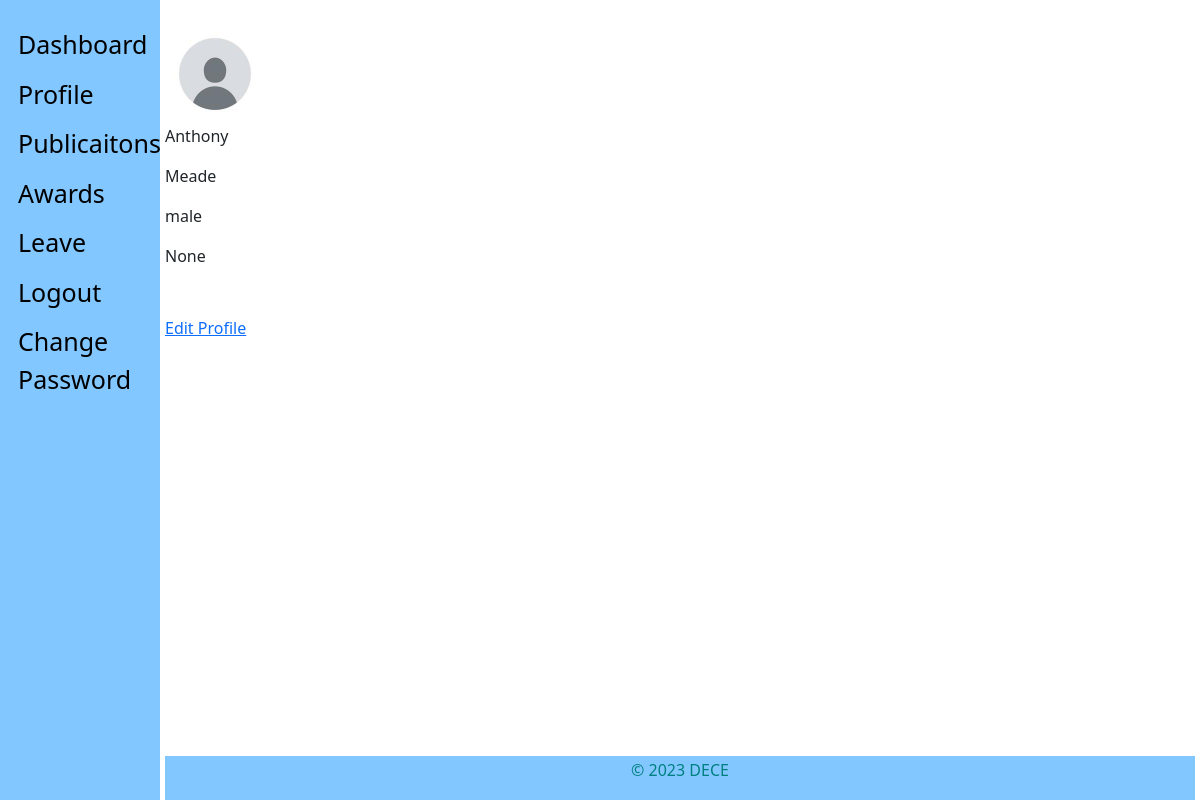
The page /staff_view/profile/ (signed in) on the database as committed earlier.
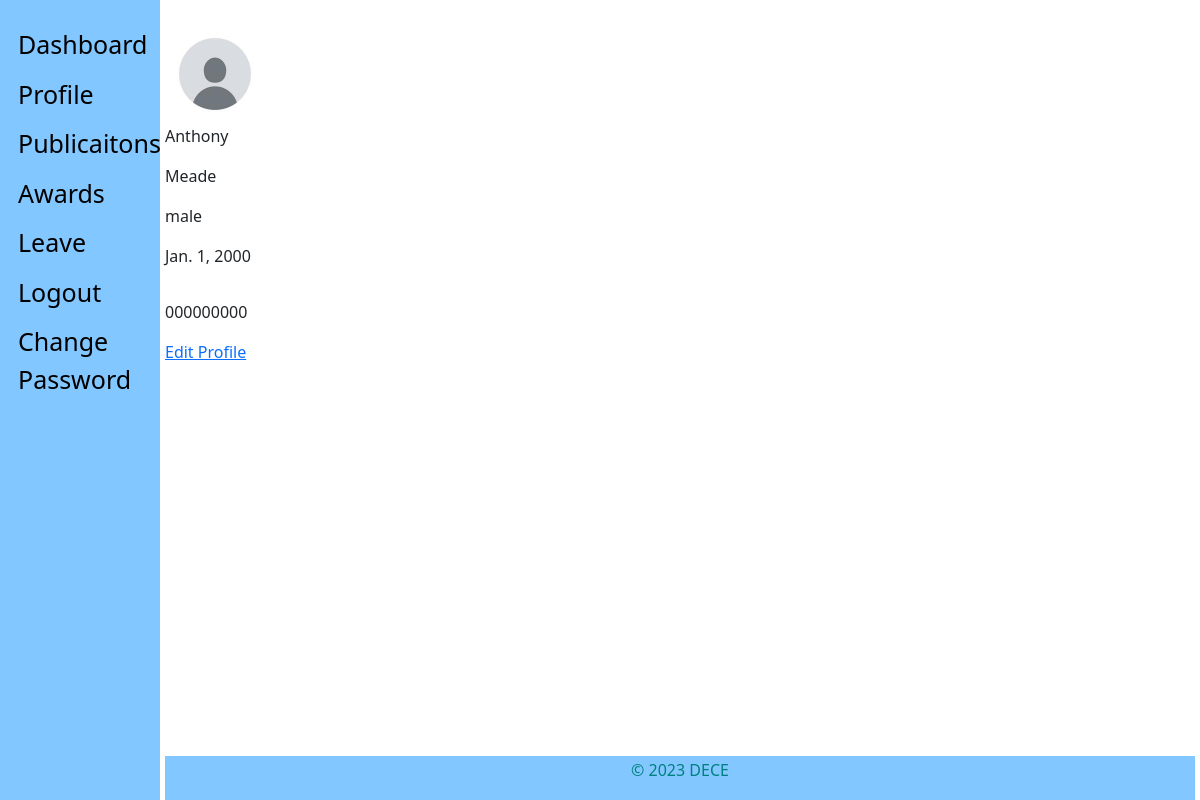
The same page on the database as committed later.
### staff_app/models.py (models this page shows, shortened)
class Employee(models.Model):
    MALE = 'male'
    FEMALE = 'female'
    OTHER = 'other'
    NOT_KNOWN = 'Not Known'
    GENDER = (
        (MALE, 'Male'),
        (FEMALE, 'Female'),
        (OTHER, 'Other'),
        (NOT_KNOWN, 'Not Known'),
    )
    MR = 'Mr'
    MRS = 'Mrs'
    MSS = 'Mss'
    DR = 'Dr'
    SIR = 'Sir'
    MADAM = 'Madam'
    TITLE = (
        (MR, 'Mr'),
        (MRS, 'Mrs'),
        (MSS, 'Mss'),
        (DR, 'Dr'),
        (SIR, 'Sir'),
        (MADAM, 'Madam'),
    )
    FULL_TIME = 'Full-Time'
    PART_TIME = 'Part-Time'
    CONTRACT = 'Contract'
    INTERN = 'Intern'
    EMPLOYEETYPE = (
        (FULL_TIME, 'Full-Time'),
        (PART_TIME, 'Part-Time'),
        (CONTRACT, 'Contract'),
        (INTERN, 'Intern'),
    )
    user = models.ForeignKey(CustomUser, on_delete=models.CASCADE, default=1)
    title = models.CharField(_('Title'), max_length=10,
                             default=MR, choices=TITLE, blank=False, null=True)
    image = models.ImageField(_('Profile Image'), upload_to='profiles/', default='profiles/default.png', blank=True,
                              null=True, help_text='upload image size less than 2.0MB')  # work on path username-date/image
    firstname = models.CharField(
        _('Firstname'), max_length=125, null=False, blank=False)
    lastname = models.CharField(
        _('Lastname'), max_length=125, null=False, blank=False)
    othername = models.CharField(
        _('Othername (optional)'), max_length=125, null=True, blank=True)
    sex = models.CharField(_('Gender'), max_length=10,
                           default=NOT_KNOWN, choices=GENDER, blank=False)
    email = models.EmailField(
        _('Email'), max_length=255, default=None, blank=True, null=True)
    tel = PhoneNumberField(null=False, blank=False,
                           verbose_name='Phone Number')
    bio = models.CharField(_('Bio'), max_length=255,
                           default='', null=True, blank=True)
    birthday = models.DateField(
        _('Date of Birth'), blank=False, null=True)
    nisnumber = models.PositiveIntegerField(
        _('NIS Number'), null=True, blank=True)
    employeetype = models.CharField(_('Employee Type'), max_length=15,
                                    default=FULL_TIME, choices=EMPLOYEETYPE, blank=False, null=True)
    vitae = models.FileField(_('Cirriculum Vitae'), upload_to='vitae/', blank=True,
                             null=True, help_text='upload in .docx or .pdf')
    is_blocked = models.BooleanField(
        _('Is Blocked'), help_text='button to toggle employee block and unblock', default=False)
    is_deleted = models.BooleanField(
        _('Is Deleted'), help_text='button to toggle employee deleted and undelete', default=False)
    created = models.DateTimeField(verbose_name=_(
        'Created'), auto_now_add=True, null=True)
    updated = models.DateTimeField(
        verbose_name=_('Updated'), auto_now=True, null=True)
    objects = EmployeeManager()
    class Meta:
        verbose_name = _('Employee')
        verbose_name_plural = _('Employees')
        ordering = ['-created']

### staff_app/views.py (the view)
# urls.py: path('profile/', views.profile, name="profile"),
def profile(request):
    if not request.user.is_authenticated:
        return redirect('hris:home')
    if Employee.objects.filter(user_id=request.user.id).exists():
        employee = get_object_or_404(Employee, user_id=request.user.id)
    else:
        employee = []
    context = {
        "object": employee
    }
    return render(request, "staff/staff_profile.html", context)

### admin_app/managers.py (called while the page is built)
    def get_queryset(self):
        return super().get_queryset().filter(is_deleted=False)

### templates/staff/staff_profile.html (shortened to what this page needs)
{% extends 'base.html' %}
{% block content %}
    <br>
    <img src="{{object.image.url}}" width="100" height="100">
    <p>{{object.firstname}}</p>
    <p>{{object.lastname}}</p>
    <p>{{object.sex}}</p>
    <p>{{object.birthday}}</p>
    <p>{{object.nisnumber|stringformat:"09d"}}</p>
    <a href="{% url 'staff:profile-update' %}"> Edit Profile</a>
{% endblock content %}

Rows that differ between the two databases and show on the page:
changed Employee "Anthony": birthday "None" → "Jan. 1, 2000"; nisnumber (not shown) → "000000000"
